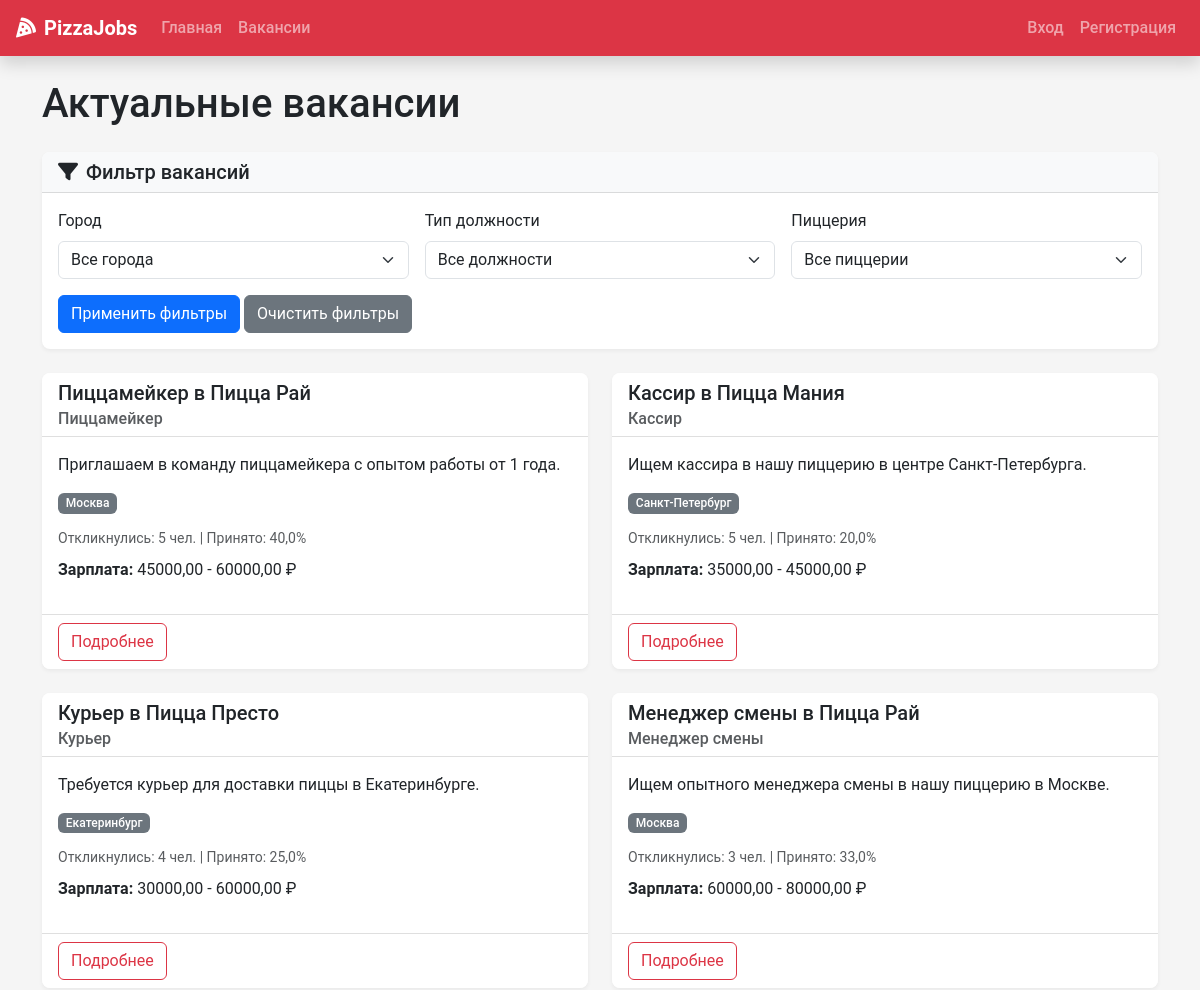
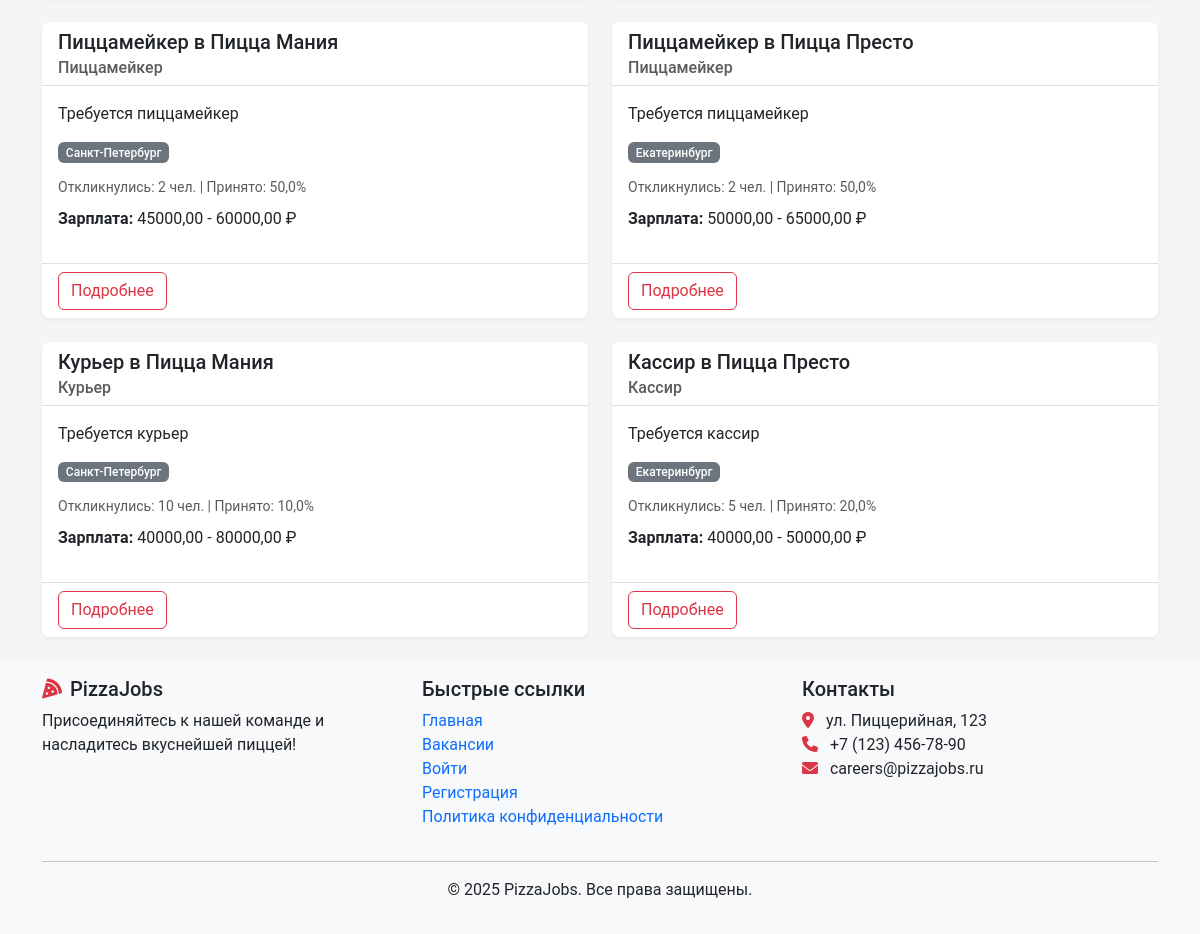
Page /vacancies/ on the committed database (2 pictures, top to bottom).
### recruitment/models.py (models this page shows, shortened)
class Vacancy(models.Model):
    title = models.CharField(max_length=100)
    position_type = models.ForeignKey(PositionType,
                                      on_delete=models.CASCADE,
                                      related_name='vacancies')
    restaurants = models.ManyToManyField(Restaurant, related_name='vacancies')
    description = models.TextField()
    requirements = models.TextField()
    responsibilities = models.TextField()
    conditions = models.TextField()
    salary_min = models.DecimalField(max_digits=10,
                                     decimal_places=2,
                                     null=True,
                                     blank=True)
    salary_max = models.DecimalField(max_digits=10,
                                     decimal_places=2,
                                     null=True,
                                     blank=True)
    is_active = models.BooleanField(default=True)
    created_at = models.DateTimeField(auto_now_add=True)
    updated_at = models.DateTimeField(auto_now=True)
    created_by = models.ForeignKey(User,
                                   on_delete=models.SET_NULL,
                                   null=True,
                                   related_name='created_vacancies')
    class Meta:
        verbose_name_plural = "Vacancies"

class PositionType(models.Model):
    title = models.CharField(max_length=100, unique=True)
    description = models.TextField()

class Restaurant(models.Model):
    name = models.CharField(max_length=100)
    address = models.CharField(max_length=255)
    city = models.CharField(max_length=100)
    manager = models.ForeignKey(User,
                                on_delete=models.SET_NULL,
                                null=True,
                                blank=True,
                                related_name='managed_restaurants')

### recruitment/views.py (the view)
# urls.py: path('vacancies/', views.vacancy_list, name='vacancy_list'),
def vacancy_list(request):
    city = request.GET.get('city', '')
    position_type = request.GET.get('position_type', '')
    restaurant_id = request.GET.get('restaurant', '')
    vacancies = Vacancy.objects.filter(is_active=True)
    if city:
        vacancies = vacancies.filter(restaurants__city=city)
    if position_type:
        vacancies = vacancies.filter(position_type__title=position_type)
    if restaurant_id:
        vacancies = vacancies.filter(restaurants__id=restaurant_id)
    vacancies = vacancies.annotate(
        total_applications=Count('applications', distinct=True),
        accepted_applications=Count(
            'applications',
            filter=Q(applications__status=ApplicationStatus.ACCEPTED),
            distinct=True
        ),
    ).annotate(
        acceptance_rate=Round(
           Case(
               When(total_applications__gt=0,
                     then=F('accepted_applications') * Value(100.0) / F('total_applications')),
                default=Value(0),
                output_field=FloatField()
            ),
            0
        )
    )
    cities = Restaurant.objects.values_list('city', flat=True).distinct()
    position_types = PositionType.objects.all()
    restaurants = Restaurant.objects.all()
    paginator = Paginator(vacancies.distinct(), 10)
    page_number = request.GET.get('page')
    page_obj = paginator.get_page(page_number)
    context = {
        'page_obj': page_obj,
        'cities': cities,
        'position_types': position_types,
        'restaurants': restaurants,
        'selected_city': city,
        'selected_position_type': position_type,
        'selected_restaurant': restaurant_id,
    }
    return render(request, 'vacancies/list.html', context)

### recruitment/context_processors.py (called while the page is built, shortened)
def user_context(request):
    context = {}
    return context

### templates/vacancies/list.html (shortened to what this page needs)
{% extends 'base.html' %}
{% block content %}
<div class="container">
    <h1 class="mb-4">Актуальные вакансии</h1>
    <div class="card mb-4 shadow-sm">
        <div class="card-header bg-light">
            <h5 class="mb-0"><i class="fas fa-filter me-2"></i>Фильтр вакансий</h5>
        </div>
        <div class="card-body">
            <form method="get" class="row g-3">
                <div class="col-md-4">
                    <label for="city" class="form-label">Город</label>
                    <select class="form-select" id="city" name="city">
                        <option value="">Все города</option>
                    </select>
                </div>
                <div class="col-md-4">
                    <label for="position_type" class="form-label">Тип должности</label>
                    <select class="form-select" id="position_type" name="position_type">
                        <option value="">Все должности</option>
                    </select>
                </div>
                <div class="col-md-4">
                    <label for="restaurant" class="form-label">Пиццерия</label>
                    <select class="form-select" id="restaurant" name="restaurant">
                        <option value="">Все пиццерии</option>
                    </select>
                </div>
                <div class="col-12">
                    <button type="submit" class="btn btn-primary">Применить фильтры</button>
                    <a href="{% url 'vacancy_list' %}" class="btn btn-secondary">Очистить фильтры</a>
                </div>
            </form>
        </div>
    </div>
    {% if page_obj %}
        <div class="row row-cols-1 row-cols-md-2 g-4">
            {% for vacancy in page_obj %}
                <div class="col">
                    <div class="card h-100 shadow-sm">
                        <div class="card-header bg-white">
                            <h5 class="card-title mb-0">{{ vacancy.title }}</h5>
                            <h6 class="card-subtitle text-muted mt-1">{{ vacancy.position_type.title }}</h6>
                        </div>
                        <div class="card-body">
                            <p class="card-text">{{ vacancy.description|truncatewords:30 }}</p>
                            <div class="d-flex flex-wrap mb-2">
                                {% for restaurant in vacancy.restaurants.all %}
                                    <span class="badge bg-secondary me-1 mb-1">{{ restaurant.city }}</span>
                                {% endfor %}
                            </div>
                            <div class="mb-2">
                                <small class="text-muted">
                                    Откликнулись: {{ vacancy.total_applications }} чел.
                                    {% if vacancy.total_applications > 0 %}
                                        | Принято: {{ vacancy.acceptance_rate }}%
                                    {% endif %}
                                </small>
                            </div>
                            {% if vacancy.salary_min or vacancy.salary_max %}
                                <p class="mt-2">
                                    <strong>Зарплата: </strong>
                                    {% if vacancy.salary_min and vacancy.salary_max %}
                                        {{ vacancy.salary_min }} - {{ vacancy.salary_max }} ₽
                                    {% elif vacancy.salary_min %}
                                        От {{ vacancy.salary_min }} ₽
                                    {% elif vacancy.salary_max %}
                                        До {{ vacancy.salary_max }} ₽
                                    {% endif %}
                                </p>
                            {% endif %}
                        </div>
                        <div class="card-footer bg-white">
                            <a href="{% url 'vacancy_detail' vacancy.id %}" class="btn btn-outline-danger">Подробнее</a>
                        </div>
                    </div>
                </div>
            {% endfor %}
        </div>
    {% else %}
        <div class="alert alert-info">
            <i class="fas fa-info-circle me-2"></i>Не найдено вакансий, соответствующих вашим критериям. Пожалуйста, попробуйте другие фильтры или проверьте позже.
        </div>
    {% endif %}
</div>
{% endblock %}

### static/css/main.css (style rules this page uses)
:root { --pizza-red: #dc3545; --pizza-green: #198754; --pizza-white: #ffffff; --pizza-light: #f8f9fa; --pizza-dark: #212529; --pizza-secondary: #6c757d; }
body { font-family: 'Roboto', 'Segoe UI', Arial, sans-serif; color: var(--pizza-dark); background-color: #f5f5f5; min-height: 100vh; display: flex; flex-direction: column; }
.card { border-radius: 0.5rem; border: none; overflow: hidden; }
.card-header { border-bottom: 1px solid rgba(0, 0, 0, 0.125); }
.card-footer { border-top: 1px solid rgba(0, 0, 0, 0.125); }
.card-header.bg-white { background-color: white; }
.card.shadow-sm { box-shadow: 0 0.125rem 0.25rem rgba(0, 0, 0, 0.05) !important; }
.badge { font-weight: 500; padding: 0.35em 0.65em; }
.badge.bg-secondary { background-color: #6c757d !important; }

### rows in the picture
Vacancy: title "Пиццамейкер в Пицца Рай", position_type "Пиццамейкер", description "Приглашаем в команду пиццамейкера с опытом работы от 1 года.", total_applications "5", acceptance_rate "40,0", salary_min "45000,00", salary_max "60000,00"
Restaurant: city "Москва"
Vacancy: title "Кассир в Пицца Мания", position_type "Кассир", description "Ищем кассира в нашу пиццерию в центре Санкт-Петербурга.", total_applications "5", acceptance_rate "20,0", salary_min "35000,00", salary_max "45000,00"
Restaurant: city "Санкт-Петербург"
Vacancy: title "Курьер в Пицца Престо", position_type "Курьер", description "Требуется курьер для доставки пиццы в Екатеринбурге.", total_applications "4", acceptance_rate "25,0", salary_min "30000,00", salary_max "60000,00"
Restaurant: city "Екатеринбург"
Vacancy: title "Менеджер смены в Пицца Рай", position_type "Менеджер смены", description "Ищем опытного менеджера смены в нашу пиццерию в Москве.", total_applications "3", acceptance_rate "33,0", salary_min "60000,00", salary_max "80000,00"
Vacancy: title "Пиццамейкер в Пицца Мания", position_type "Пиццамейкер", description "Требуется пиццамейкер", total_applications "2", acceptance_rate "50,0", salary_min "45000,00", salary_max "60000,00"
Vacancy: title "Пиццамейкер в Пицца Престо", position_type "Пиццамейкер", description "Требуется пиццамейкер", total_applications "2", acceptance_rate "50,0", salary_min "50000,00", salary_max "65000,00"
Vacancy: title "Курьер в Пицца Мания", position_type "Курьер", description "Требуется курьер", total_applications "10", acceptance_rate "10,0", salary_min "40000,00", salary_max "80000,00"
Vacancy: title "Кассир в Пицца Престо", position_type "Кассир", description "Требуется кассир", total_applications "5", acceptance_rate "20,0", salary_min "40000,00", salary_max "50000,00"
